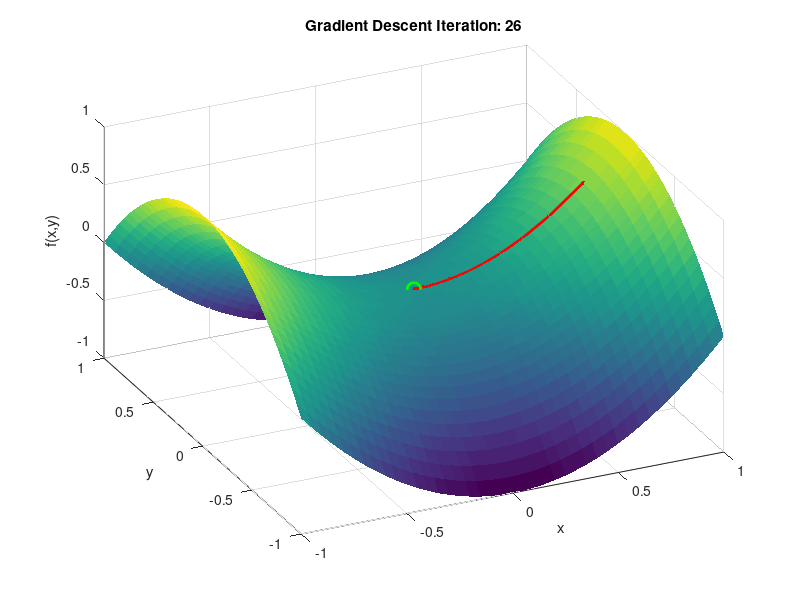

Write MATLAB code to recreate this figure.
% Gradient Descent Visualization in 3D
clear; clc; close all;

% Define the function and its gradient
f = @(x, y) x.^2 - y.^2;
grad = @(x, y) [2*x; -2*y];

% Set parameters
x0 = [0.8; 0];  % Start along x-axis (y=0)  [.8, -.01]
alpha = 0.1;
max_iter = 25; % 50
tol = 1e-6;

% Create grid for plotting the surface
[xg, yg] = meshgrid(-1:0.05:1, -1:0.05:1);
zg = f(xg, yg);

% Initialize position
x = x0;
history = x;

% Run gradient descent
for i = 1:max_iter
    g = grad(x(1), x(2));
    x = x - alpha * g;
    history(:, end+1) = x;
    if norm(g) < tol
    disp(['Converged at iteration ', num2str(i)]);
    break;
    end
end

% Plotting and movie setup
figure;
axis tight manual
set(gca,'nextplot','replacechildren');
% v = VideoWriter('saddle_demo2.avi'); 
% open(v);
delayTime = 1; 

for k = 1:size(history, 2)
    surf(xg, yg, zg, 'EdgeColor', 'none');
    hold on;
    plot3(history(1,1:k), history(2,1:k), f(history(1,1:k), history(2,1:k)), 'r.-', 'LineWidth', 2, 'MarkerSize', 10);
    plot3(0, 0, f(0,0), 'go', 'MarkerSize', 10, 'LineWidth', 2); % True minimum
    title(['Gradient Descent Iteration: ', num2str(k)]);
    xlabel('x'); ylabel('y'); zlabel('f(x,y)');
    view(-25, 40);
    drawnow;
        pause(delayTime);
    
    % Write frame to video
%     frame = getframe(gcf);
%     writeVideo(v, frame);
    
    hold off;
end

% close(v);

% [EOF]
